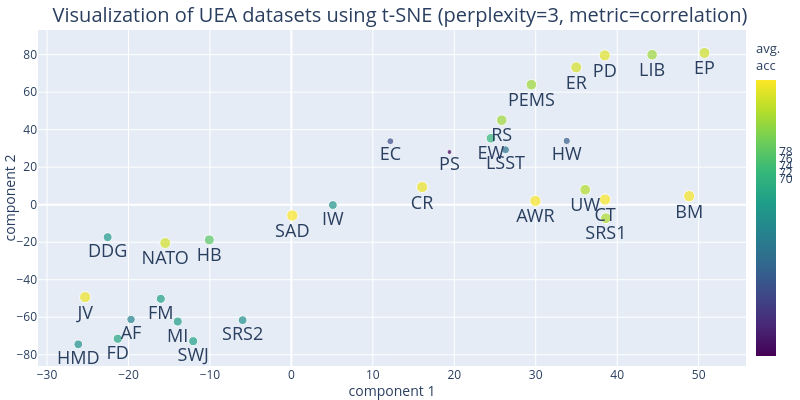
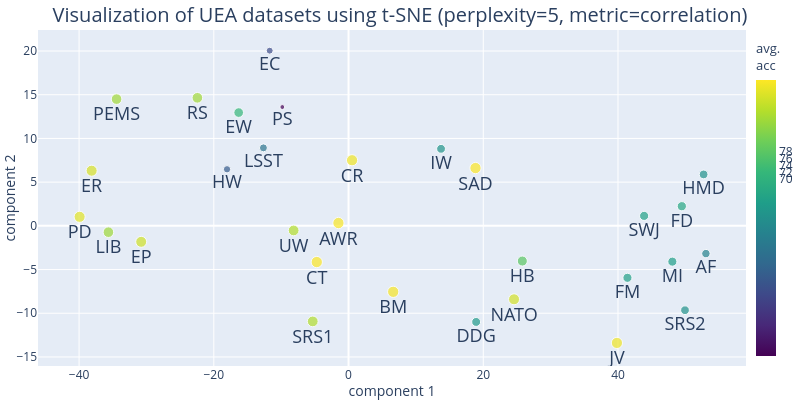
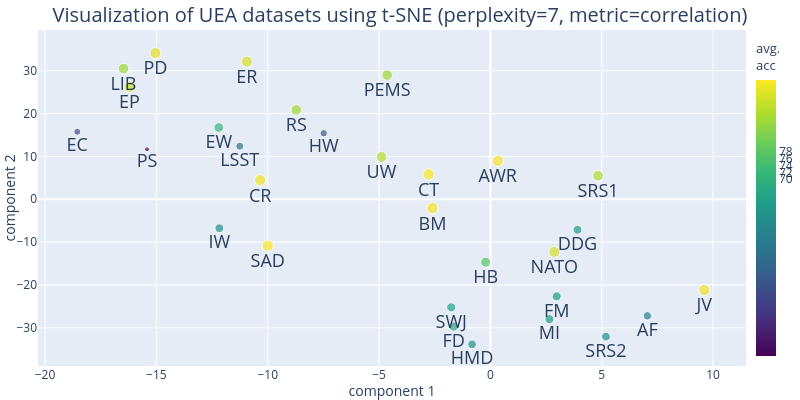
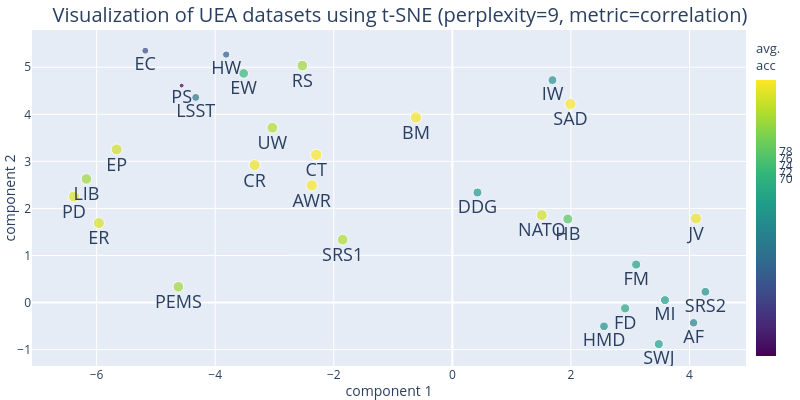

The code cell stored with these charts, in order, in its notebook:
### Markdown cell above
### t-SNE

### Code cell
for i, p in enumerate(range(3, 11, 2)):
    # t-SNE fitting
    tsne = TSNE(n_components=2, perplexity=p, metric="correlation",
                max_iter=int(1e6), random_state=0) 
    X_tsne = tsne.fit_transform(df)

    # t-SNE visualization DataFrame
    df_tsne = pd.DataFrame(X_tsne, columns=['x', 'y'])
    df_tsne['dataset'] = df.index
    df_tsne['acc'] = df.mean(axis=1).values

    fig = px.scatter(df_tsne, x='x', y='y', text='dataset', 
                    labels={'x': 'component 1', 'y': 'component 2'},
                    color='acc',
                    color_continuous_scale=px.colors.sequential.Viridis,
                    size='acc',
                    size_max=8,
                    opacity=0.7)
    # fig size
    fig.update_layout(width=800, height=400)
    # title
    fig.update_layout(title=f'Visualization of UEA datasets using t-SNE (perplexity={p}, metric=correlation)', 
                        title_x=0.5,  # center the title
                        title_y=0.98,
                        title_font=dict(size=20))
    # tight layout
    fig.update_layout(
        coloraxis_colorbar=dict(
            title="avg.<br>acc",
            title_font=dict(size=13),
            tickmode="array",
            tickvals=list(range(70,80,2)),
            lenmode="fraction",
            thickness=20,
            len=1,
            yanchor="middle",
            y=0.5,
            xanchor="left",
            x=1.0,
        ),
    )
    fig.update_layout(margin=dict(l=0, r=0, t=30, b=15))
    fig.update_xaxes(title_standoff=7)
    fig.update_yaxes(title_standoff=7)

    # text size
    fig.update_traces(textfont_size=18)
    fig.update_traces(textposition='bottom center')
    fig.update_layout(showlegend=False)
    fig.show()

    # # save the figure
    write_image(fig, f'figures_tmp/tsne_perplexity_{p}_dataset.pdf', width=800, height=400, scale=2, format='pdf')

### Figure 1 — Plotly figure (JSON) as saved in the notebook; plotly's stock layout.template omitted (floating-point values rounded to 4 significant figures)
{"data": [{"hovertemplate": "component 1=%{x}<br>component 2=%{y}<br>acc=%{marker.color}<br>dataset=%{text}<extra></extra>", "legendgroup": "", "marker": {"color": [37.15, 66.41, 41.74, 78.12, 97.3, 87.45, 89.47, 59.29, 98.84, 89.87, 98.59, 54.6, 98.21, 98.95, 97.29, 61.81, 72.01, 93.2, 94.41, 63.9, 59.07, 60.24, 87.2, 49.23, 63.62, 93.76, 95.64, 18.43, 87.44, 64.44], "coloraxis": "coloraxis", "opacity": 0.7, "size": [37.15, 66.41, 41.74, 78.12, 97.3, 87.45, 89.47, 59.29, 98.84, 89.87, 98.59, 54.6, 98.21, 98.95, 97.29, 61.81, 72.01, 93.2, 94.41, 63.9, 59.07, 60.24, 87.2, 49.23, 63.62, 93.76, 95.64, 18.43, 87.44, 64.44], "sizemode": "area", "sizeref": 1.546, "symbol": "circle"}, "mode": "markers+text", "name": "", "orientation": "v", "showlegend": false, "text": ["EC", "FD", "HW", "HB", "JV", "PEMS", "SRS1", "SRS2", "SAD", "UW", "AWR", "AF", "BM", "CT", "CR", "DDG", "EW", "EP", "ER", "FM", "HMD", "IW", "LIB", "LSST", "MI", "NATO", "PD", "PS", "RS", "SWJ"], "textfont": {"size": 18}, "textposition": "bottom center", "type": "scatter", "x": [12.15, -21.32, 33.8, -10.08, -25.32, 29.47, 38.62, -5.989, 0.114, 36.07, 29.96, -19.69, 48.84, 38.52, 16.05, -22.56, 24.5, 50.72, 34.97, -16.04, -26.16, 5.091, 44.29, 26.29, -13.95, -15.49, 38.48, 19.41, 25.83, -12.06], "xaxis": "x", "y": [33.83, -71.48, 34.01, -18.77, -49.27, 64.0, -7.212, -61.57, -5.773, 7.975, 2.016, -61.18, 4.559, 2.748, 9.401, -17.31, 35.41, 80.91, 73.23, -50.18, -74.44, -0.1864, 79.98, 29.29, -62.32, -20.42, 79.62, 28.07, 45.05, -72.76], "yaxis": "y"}], "layout": {"coloraxis": {"colorbar": {"len": 1, "lenmode": "fraction", "thickness": 20, "tickmode": "array", "tickvals": [70, 72, 74, 76, 78], "title": {"font": {"size": 13}, "text": "avg.<br>acc"}, "x": 1, "xanchor": "left", "y": 0.5, "yanchor": "middle"}, "colorscale": [[0, "#440154"], [0.1111, "#482878"], [0.2222, "#3e4989"], [0.3333, "#31688e"], [0.4444, "#26828e"], [0.5556, "#1f9e89"], [0.6667, "#35b779"], [0.7778, "#6ece58"], [0.8889, "#b5de2b"], [1, "#fde725"]]}, "height": 400, "legend": {"itemsizing": "constant", "tracegroupgap": 0}, "margin": {"b": 15, "l": 0, "r": 0, "t": 30}, "showlegend": false, "title": {"font": {"size": 20}, "text": "Visualization of UEA datasets using t-SNE (perplexity=3, metric=correlation)", "x": 0.5, "y": 0.98}, "width": 800, "xaxis": {"anchor": "y", "domain": [0, 1], "title": {"standoff": 7, "text": "component 1"}}, "yaxis": {"anchor": "x", "domain": [0, 1], "title": {"standoff": 7, "text": "component 2"}}}}

### Figure 2 — Plotly figure (JSON) as saved in the notebook; plotly's stock layout.template omitted (floating-point values rounded to 4 significant figures)
{"data": [{"hovertemplate": "component 1=%{x}<br>component 2=%{y}<br>acc=%{marker.color}<br>dataset=%{text}<extra></extra>", "legendgroup": "", "marker": {"color": [37.15, 66.41, 41.74, 78.12, 97.3, 87.45, 89.47, 59.29, 98.84, 89.87, 98.59, 54.6, 98.21, 98.95, 97.29, 61.81, 72.01, 93.2, 94.41, 63.9, 59.07, 60.24, 87.2, 49.23, 63.62, 93.76, 95.64, 18.43, 87.44, 64.44], "coloraxis": "coloraxis", "opacity": 0.7, "size": [37.15, 66.41, 41.74, 78.12, 97.3, 87.45, 89.47, 59.29, 98.84, 89.87, 98.59, 54.6, 98.21, 98.95, 97.29, 61.81, 72.01, 93.2, 94.41, 63.9, 59.07, 60.24, 87.2, 49.23, 63.62, 93.76, 95.64, 18.43, 87.44, 64.44], "sizemode": "area", "sizeref": 1.546, "symbol": "circle"}, "mode": "markers+text", "name": "", "orientation": "v", "showlegend": false, "text": ["EC", "FD", "HW", "HB", "JV", "PEMS", "SRS1", "SRS2", "SAD", "UW", "AWR", "AF", "BM", "CT", "CR", "DDG", "EW", "EP", "ER", "FM", "HMD", "IW", "LIB", "LSST", "MI", "NATO", "PD", "PS", "RS", "SWJ"], "textfont": {"size": 18}, "textposition": "bottom center", "type": "scatter", "x": [-11.7, 49.48, -18.04, 25.8, 39.84, -34.43, -5.312, 49.95, 18.85, -8.149, -1.5, 53.05, 6.629, -4.715, 0.522, 18.95, -16.31, -30.78, -38.14, 41.4, 52.71, 13.73, -35.65, -12.64, 48.07, 24.57, -39.92, -9.83, -22.44, 43.88], "xaxis": "x", "y": [20.04, 2.244, 6.473, -4.029, -13.4, 14.5, -10.93, -9.654, 6.612, -0.5256, 0.3229, -3.175, -7.549, -4.142, 7.508, -11.0, 12.96, -1.828, 6.309, -5.946, 5.881, 8.814, -0.7231, 8.92, -4.098, -8.402, 1.032, 13.59, 14.65, 1.139], "yaxis": "y"}], "layout": {"coloraxis": {"colorbar": {"len": 1, "lenmode": "fraction", "thickness": 20, "tickmode": "array", "tickvals": [70, 72, 74, 76, 78], "title": {"font": {"size": 13}, "text": "avg.<br>acc"}, "x": 1, "xanchor": "left", "y": 0.5, "yanchor": "middle"}, "colorscale": [[0, "#440154"], [0.1111, "#482878"], [0.2222, "#3e4989"], [0.3333, "#31688e"], [0.4444, "#26828e"], [0.5556, "#1f9e89"], [0.6667, "#35b779"], [0.7778, "#6ece58"], [0.8889, "#b5de2b"], [1, "#fde725"]]}, "height": 400, "legend": {"itemsizing": "constant", "tracegroupgap": 0}, "margin": {"b": 15, "l": 0, "r": 0, "t": 30}, "showlegend": false, "title": {"font": {"size": 20}, "text": "Visualization of UEA datasets using t-SNE (perplexity=5, metric=correlation)", "x": 0.5, "y": 0.98}, "width": 800, "xaxis": {"anchor": "y", "domain": [0, 1], "title": {"standoff": 7, "text": "component 1"}}, "yaxis": {"anchor": "x", "domain": [0, 1], "title": {"standoff": 7, "text": "component 2"}}}}

### Figure 3 — Plotly figure (JSON) as saved in the notebook; plotly's stock layout.template omitted (floating-point values rounded to 4 significant figures)
{"data": [{"hovertemplate": "component 1=%{x}<br>component 2=%{y}<br>acc=%{marker.color}<br>dataset=%{text}<extra></extra>", "legendgroup": "", "marker": {"color": [37.15, 66.41, 41.74, 78.12, 97.3, 87.45, 89.47, 59.29, 98.84, 89.87, 98.59, 54.6, 98.21, 98.95, 97.29, 61.81, 72.01, 93.2, 94.41, 63.9, 59.07, 60.24, 87.2, 49.23, 63.62, 93.76, 95.64, 18.43, 87.44, 64.44], "coloraxis": "coloraxis", "opacity": 0.7, "size": [37.15, 66.41, 41.74, 78.12, 97.3, 87.45, 89.47, 59.29, 98.84, 89.87, 98.59, 54.6, 98.21, 98.95, 97.29, 61.81, 72.01, 93.2, 94.41, 63.9, 59.07, 60.24, 87.2, 49.23, 63.62, 93.76, 95.64, 18.43, 87.44, 64.44], "sizemode": "area", "sizeref": 1.546, "symbol": "circle"}, "mode": "markers+text", "name": "", "orientation": "v", "showlegend": false, "text": ["EC", "FD", "HW", "HB", "JV", "PEMS", "SRS1", "SRS2", "SAD", "UW", "AWR", "AF", "BM", "CT", "CR", "DDG", "EW", "EP", "ER", "FM", "HMD", "IW", "LIB", "LSST", "MI", "NATO", "PD", "PS", "RS", "SWJ"], "textfont": {"size": 18}, "textposition": "bottom center", "type": "scatter", "x": [-18.55, -1.647, -7.486, -0.2099, 9.61, -4.636, 4.834, 5.189, -10.0, -4.889, 0.333, 7.053, -2.601, -2.776, -10.34, 3.913, -12.2, -16.21, -10.93, 2.979, -0.8239, -12.17, -16.48, -11.25, 2.655, 2.87, -15.04, -15.42, -8.717, -1.758], "xaxis": "x", "y": [15.76, -29.69, 15.42, -14.67, -21.17, 28.98, 5.509, -32.05, -10.82, 9.887, 8.972, -27.2, -2.058, 5.83, 4.47, -7.12, 16.75, 26.25, 32.13, -22.66, -33.85, -6.748, 30.5, 12.39, -27.97, -12.28, 34.14, 11.66, 20.85, -25.23], "yaxis": "y"}], "layout": {"coloraxis": {"colorbar": {"len": 1, "lenmode": "fraction", "thickness": 20, "tickmode": "array", "tickvals": [70, 72, 74, 76, 78], "title": {"font": {"size": 13}, "text": "avg.<br>acc"}, "x": 1, "xanchor": "left", "y": 0.5, "yanchor": "middle"}, "colorscale": [[0, "#440154"], [0.1111, "#482878"], [0.2222, "#3e4989"], [0.3333, "#31688e"], [0.4444, "#26828e"], [0.5556, "#1f9e89"], [0.6667, "#35b779"], [0.7778, "#6ece58"], [0.8889, "#b5de2b"], [1, "#fde725"]]}, "height": 400, "legend": {"itemsizing": "constant", "tracegroupgap": 0}, "margin": {"b": 15, "l": 0, "r": 0, "t": 30}, "showlegend": false, "title": {"font": {"size": 20}, "text": "Visualization of UEA datasets using t-SNE (perplexity=7, metric=correlation)", "x": 0.5, "y": 0.98}, "width": 800, "xaxis": {"anchor": "y", "domain": [0, 1], "title": {"standoff": 7, "text": "component 1"}}, "yaxis": {"anchor": "x", "domain": [0, 1], "title": {"standoff": 7, "text": "component 2"}}}}

### Figure 4 — Plotly figure (JSON) as saved in the notebook; plotly's stock layout.template omitted (floating-point values rounded to 4 significant figures)
{"data": [{"hovertemplate": "component 1=%{x}<br>component 2=%{y}<br>acc=%{marker.color}<br>dataset=%{text}<extra></extra>", "legendgroup": "", "marker": {"color": [37.15, 66.41, 41.74, 78.12, 97.3, 87.45, 89.47, 59.29, 98.84, 89.87, 98.59, 54.6, 98.21, 98.95, 97.29, 61.81, 72.01, 93.2, 94.41, 63.9, 59.07, 60.24, 87.2, 49.23, 63.62, 93.76, 95.64, 18.43, 87.44, 64.44], "coloraxis": "coloraxis", "opacity": 0.7, "size": [37.15, 66.41, 41.74, 78.12, 97.3, 87.45, 89.47, 59.29, 98.84, 89.87, 98.59, 54.6, 98.21, 98.95, 97.29, 61.81, 72.01, 93.2, 94.41, 63.9, 59.07, 60.24, 87.2, 49.23, 63.62, 93.76, 95.64, 18.43, 87.44, 64.44], "sizemode": "area", "sizeref": 1.546, "symbol": "circle"}, "mode": "markers+text", "name": "", "orientation": "v", "showlegend": false, "text": ["EC", "FD", "HW", "HB", "JV", "PEMS", "SRS1", "SRS2", "SAD", "UW", "AWR", "AF", "BM", "CT", "CR", "DDG", "EW", "EP", "ER", "FM", "HMD", "IW", "LIB", "LSST", "MI", "NATO", "PD", "PS", "RS", "SWJ"], "textfont": {"size": 18}, "textposition": "bottom center", "type": "scatter", "x": [-5.179, 2.915, -3.815, 1.948, 4.11, -4.621, -1.85, 4.269, 1.993, -3.036, -2.371, 4.07, -0.6134, -2.296, -3.335, 0.4238, -3.519, -5.662, -5.962, 3.101, 2.558, 1.689, -6.172, -4.328, 3.587, 1.509, -6.383, -4.565, -2.53, 3.483], "xaxis": "x", "y": [5.352, -0.1242, 5.269, 1.774, 1.786, 0.3332, 1.336, 0.2285, 4.222, 3.714, 2.489, -0.4307, 3.934, 3.139, 2.92, 2.338, 4.869, 3.254, 1.689, 0.8065, -0.5059, 4.727, 2.627, 4.359, 0.05019, 1.858, 2.252, 4.611, 5.035, -0.8837], "yaxis": "y"}], "layout": {"coloraxis": {"colorbar": {"len": 1, "lenmode": "fraction", "thickness": 20, "tickmode": "array", "tickvals": [70, 72, 74, 76, 78], "title": {"font": {"size": 13}, "text": "avg.<br>acc"}, "x": 1, "xanchor": "left", "y": 0.5, "yanchor": "middle"}, "colorscale": [[0, "#440154"], [0.1111, "#482878"], [0.2222, "#3e4989"], [0.3333, "#31688e"], [0.4444, "#26828e"], [0.5556, "#1f9e89"], [0.6667, "#35b779"], [0.7778, "#6ece58"], [0.8889, "#b5de2b"], [1, "#fde725"]]}, "height": 400, "legend": {"itemsizing": "constant", "tracegroupgap": 0}, "margin": {"b": 15, "l": 0, "r": 0, "t": 30}, "showlegend": false, "title": {"font": {"size": 20}, "text": "Visualization of UEA datasets using t-SNE (perplexity=9, metric=correlation)", "x": 0.5, "y": 0.98}, "width": 800, "xaxis": {"anchor": "y", "domain": [0, 1], "title": {"standoff": 7, "text": "component 1"}}, "yaxis": {"anchor": "x", "domain": [0, 1], "title": {"standoff": 7, "text": "component 2"}}}}
